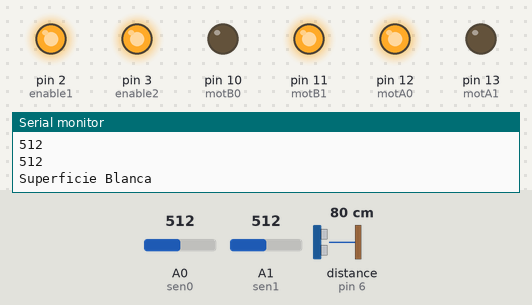
A sketch run on a simulated Arduino Uno, built with avr-gcc and run on an emulated ATmega328P. Parts: output pins drawn as LEDs (lit = HIGH), the last lines printed to the serial monitor. Wiring (inferred from the names in the program): ultrasonic range finder: trigger pin 7; echo pin 6. The inputs (shaded band) are chosen by the test bench; at power-on: distance to the obstacle (sensor on pin 6) 80 cm, A0 (sen0) = 512, A1 (sen1) = 512. The echo pulse lasts 58.3 µs per cm; pins used as bus, display or sensor lines are not drawn.

Above: at 4.2 s.
4.3 s: distance to the obstacle (sensor on pin 6) set to 24 cm
7.3 s: distance to the obstacle (sensor on pin 6) set to 19 cm
At 7.9 s:
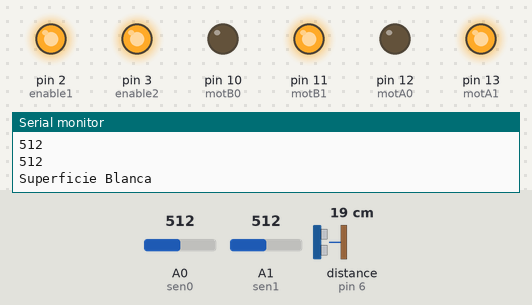
8.8 s: A0 (sen0) set to 7
10.3 s: A0 (sen0) set to 4
At 11.0 s:
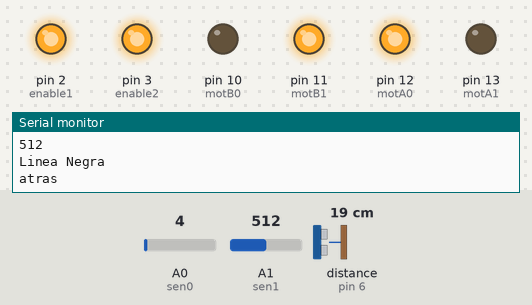
11.9 s: A0 (sen0) set to 30
At 13.0 s:
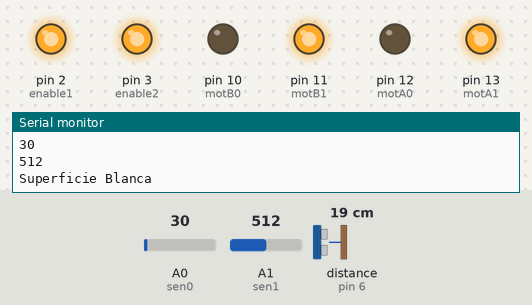
13.4 s: A0 (sen0) set to 0
At 14.6 s:
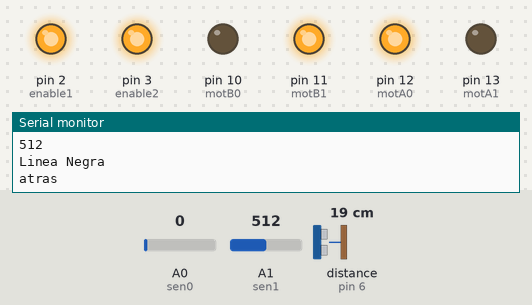
Timing chart, 0 to 15.9 s (numbered marks = the images above; inputs shaded):
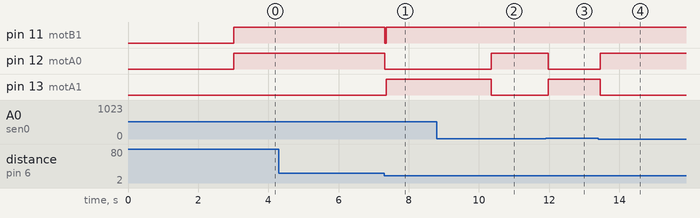

Measured:
- the behaviour switches between 22 and 21 cm on distance to the obstacle (sensor on pin 6) (found by bisection; images 0 and 1)
- the behaviour switches between 6 and 5 on A0 (sen0) (found by bisection; images 1 and 2)
- after the input at 7.3 s, pin 11 (motB1): HIGH → LOW at once, → HIGH 0.04 s later; pin 12 (motA0): HIGH → LOW at once; pin 13 (motA1): LOW → HIGH after 0.06 s
- after the input at 10.3 s, pin 12 (motA0): LOW → HIGH after 0.05 s; pin 13 (motA1): HIGH → LOW after 0.05 s
- after the input at 11.9 s, pin 12 (motA0): HIGH → LOW after 0.07 s; pin 13 (motA1): LOW → HIGH after 0.07 s
- after the input at 13.4 s, pin 12 (motA0): LOW → HIGH after 0.05 s; pin 13 (motA1): HIGH → LOW after 0.05 s

The sketch:

_MinisumoAnalogo.ino
```cpp
int motA0 = 12;
int motA1 = 13;

int motB0 = 10;
int motB1 = 11;

int enable1 = 2;
int enable2 = 3;

int echo = 6;
int triger = 7;

int vel = 150;

int distancia, luz;

int sen0 = A0;
int sen1 = A1;

unsigned int referenciaBlanco = 100;
unsigned int referenciaSinSuperficie = 20;

void setup()
{
  delay(3000);
  Serial.begin(9600);
  Serial.println("setting up");

  pinMode(sen0, INPUT);
  pinMode(sen1, INPUT);

  pinMode(motA0, OUTPUT);
  pinMode(motA1, OUTPUT);
  pinMode(motB0, OUTPUT);
  pinMode(motB1, OUTPUT);

  pinMode(echo, INPUT);
  pinMode(triger, OUTPUT);
  digitalWrite(triger, LOW);
  digitalWrite(motA0, LOW);
  digitalWrite(motA1, LOW);
  digitalWrite(motB0, LOW);
  digitalWrite(motB1, LOW);

  analogWrite(enable1, 255);
  analogWrite(enable2, 255);

  Serial.println("setted up");
}
int cont = 1;
void loop()
{
  Serial.println("Running");
distancia = distancia_medida();
int lecturaCNY70s0 = analogRead(sen0);
int lecturaCNY70s1 = analogRead(sen1);

while(distancia > 20)
  {
    lecturaCNY70s0 = analogRead(sen0);
    lecturaCNY70s1 = analogRead(sen1);

    if(EstaEnNegro(lecturaCNY70s0,lecturaCNY70s1)){
      atras();
    }
    else{
      izquierda();
    }
    distancia = distancia_medida();
  }
  detener();

  while(distancia <= 20)
  {
    lecturaCNY70s0 = analogRead(sen0);
    lecturaCNY70s1 = analogRead(sen1);
    if(EstaEnNegro(lecturaCNY70s0,lecturaCNY70s1)){
      atras();
      break;
    }else{
      adelante();
    }
    luz = 901;//analogRead(A1);
    distancia = distancia_medida();
  }
}

bool EstaEnNegro(int lecturaCNY70s0, int lecturaCNY70s1){
  Serial.println(lecturaCNY70s0);
  Serial.println(lecturaCNY70s1);
  if(lecturaCNY70s0 <= 5 || lecturaCNY70s1 <= 5) {
    Serial.println("Linea Negra");
    return true;

  }
  else if(lecturaCNY70s0 >= 6|| lecturaCNY70s1 >= 6){
    Serial.println("Superficie Blanca");
    return false;
  }
}

long distancia_medida()
{

  long t;
  long d;

  digitalWrite(triger, HIGH);
  delayMicroseconds(10);
  digitalWrite(triger, LOW);

  t = pulseIn(echo, HIGH);
  d = t / 59;

  return d;
}

void detener()
{
  Serial.println("Stopping");
  digitalWrite(motB0, LOW);
  digitalWrite(motB1, LOW);
  digitalWrite(motA0, LOW);
  digitalWrite(motA1, LOW);
}

void atras()
{
  Serial.println("atras");
  digitalWrite(motB0, LOW);
  digitalWrite(motB1, HIGH);
  digitalWrite(motA0, HIGH);
  digitalWrite(motA1, LOW);
  delay(200);
}

void adelante()
{
  Serial.println("adelante");
  digitalWrite(motB0, LOW);
  digitalWrite(motB1, HIGH);
  digitalWrite(motA0, LOW);
  digitalWrite(motA1, HIGH);
}
void derecha()
{
  Serial.println("derecha");
  digitalWrite(motB0, LOW);
  digitalWrite(motB1, HIGH);
  digitalWrite(motA0, LOW);
  digitalWrite(motA1, HIGH);
}
void izquierda()
{
//  Serial.println("izquierda");
  digitalWrite(motB0, LOW);
  digitalWrite(motB1, HIGH);
  digitalWrite(motA0, HIGH);
  digitalWrite(motA1, LOW);
}
```
